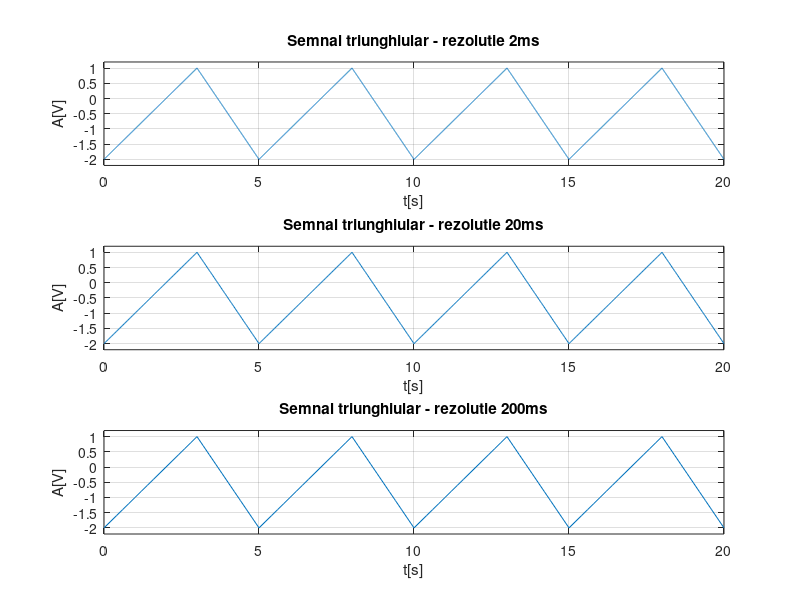

MATLAB code to generate this figure:
%a)
T=5; %perioada 5s
maxim=1; %nivelul maxim
minim=-2; %nivelul minim
F=1/T; %frecventa
w=2*pi*F; %pulsatia
t1=0:0.002:20; %pasul de 2ms (20/5 = 4 perioade pe ecran)
t2=0:0.02:20; %pasul de 20ms
t3=0:0.2:20; %pasul de 200 ms
ampl=(maxim+abs(minim))/2; %amplitudinea semnalului
Ucc=-0.5; %componenta continua calculata pentru ampl=1.5
semnal1=ampl*sawtooth(w*t1,0.6)+Ucc;%forma semnalului - sawtooth(t,tmax) tmax = 0.6 pentru a obtine panta de 1V/s
semnal2=ampl*sawtooth(w*t2,0.6)+Ucc;
semnal3=ampl*sawtooth(w*t3,0.6)+Ucc;

A=maxim+abs(minim) %amplitudinea varf la varf
m=max(semnal1);
f=min(t1(semnal1==m));
panta=A/f

subplot(3,1,1)
plot(t1,semnal1),grid,xlabel('t[s]'),ylabel('A[V]'),title('Semnal triunghiular - rezolutie 2ms')
axis([0 20 -2.2 1.2]) %marirea domeniului pentru a vizualiza mai bine semnalul
subplot(3,1,2)
plot(t2,semnal2),grid,xlabel('t[s]'),ylabel('A[V]'),title('Semnal triunghiular - rezolutie 20ms')
axis([0 20 -2.2 1.2]) 
subplot(3,1,3)
plot(t3,semnal3),grid,xlabel('t[s]'),ylabel('A[V]'),title('Semnal triunghiular - rezolutie 200ms')
axis([0 20 -2.2 1.2]) 
